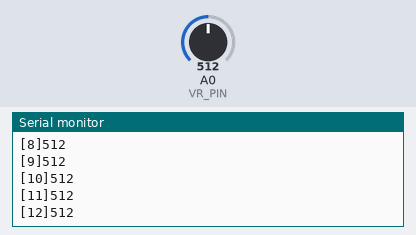
Simulated run of this sketch. Board: Arduino Uno, built with avr-gcc and run on an emulated ATmega328P. Shown: the last lines printed to the serial monitor. The inputs (shaded band) are chosen by the test bench; at power-on: A0 (VR_PIN) = 512.

Above: at 1.2 s.
1.3 s: A0 (VR_PIN) set to 716
At 1.31 s:
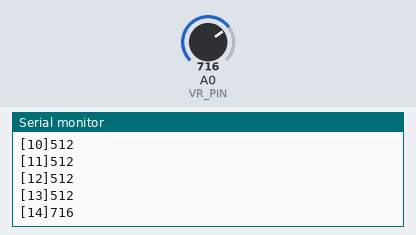
2.8 s: A0 (VR_PIN) set to 900
At 2.82 s:
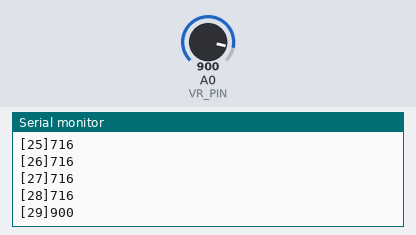
Timing chart, 0 to 5.8 s (numbered marks = the images above; inputs shaded):
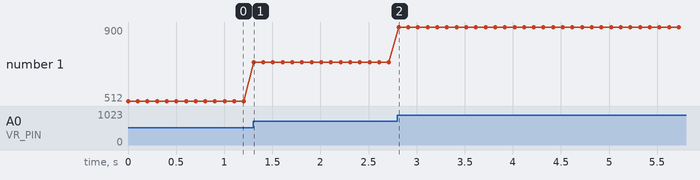

Measured:
- after the input at 1.3 s, the serial monitor: prints a new line at once (image 1)
- plotted number 1: 512 → 716 after the input at 1.3 s

The sketch:

using_adjustable_resistance.ino
```cpp
#define VR_PIN A0

int tmp_cnt= 0;
int adc_val= 0;

void setup() {
    Serial.begin(9600);
}

void loop() {
    adc_val= analogRead(VR_PIN);
    Serial.println("["+String(++tmp_cnt)+"]"+String(adc_val));
    delay(100);
}
```
